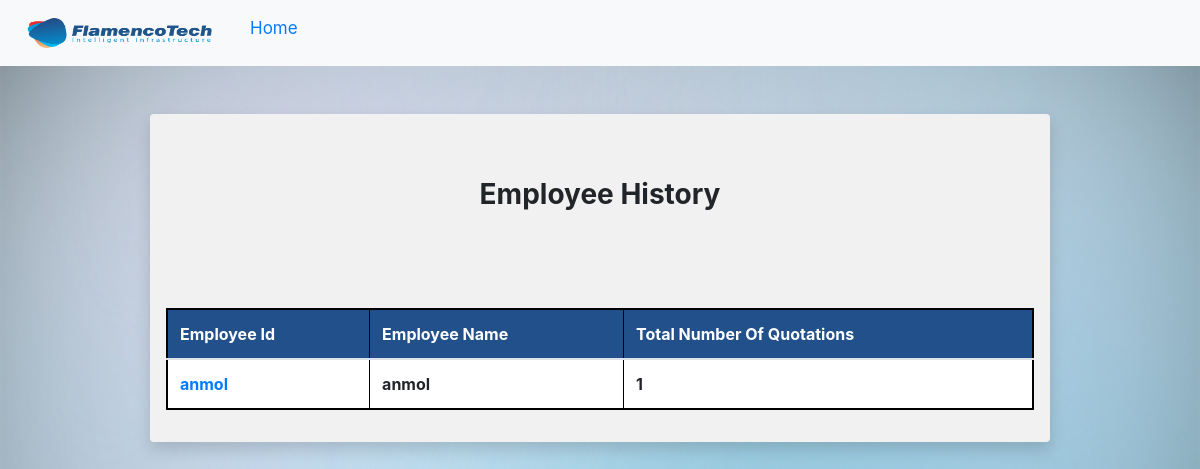
The app's page /admins/trackp/, older data.
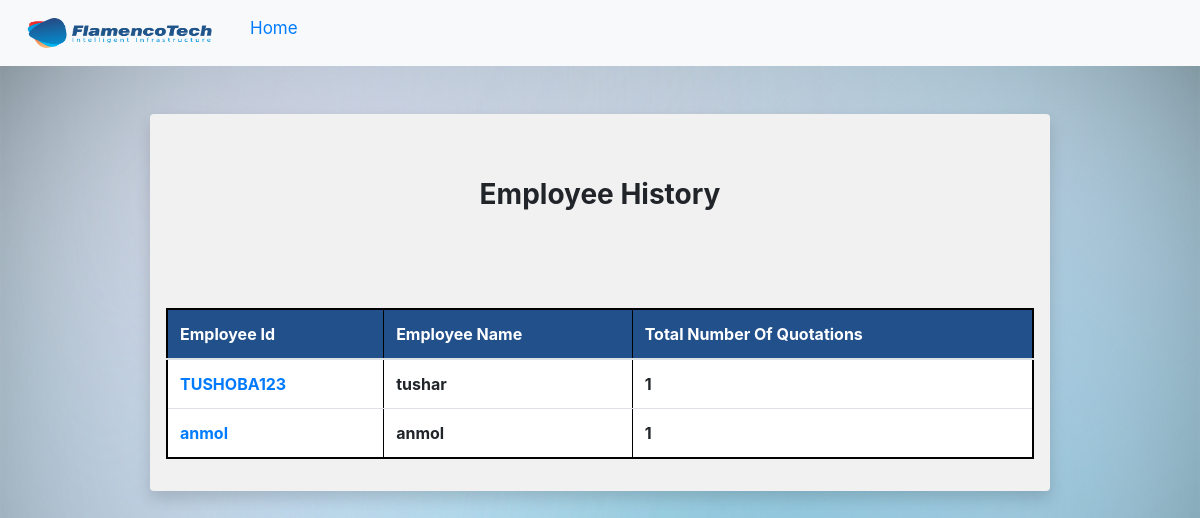
The same page, newer data.
### Admin1/models.py (models this page shows)
class Quotation(models.Model):
    ref_no=models.CharField(max_length=100,primary_key=True)
    pdf = models.FileField(upload_to ='pdfs/')
    excel = models.FileField(upload_to ='excels/')
    date=models.DateField(default=datetime.date.today())
    company_name=models.CharField(max_length=100)
    input_data=models.TextField(max_length=500)
    user_name = models.CharField(max_length=50)
    emp_name=models.CharField(max_length=50)
    _Trays2=models.CharField(max_length=200,default="")
    _Bms_Trays=models.CharField(max_length=200,default="")
    _Bms_Piping=models.CharField(max_length=200,default="")
    _Bms_Cabling=models.CharField(max_length=200,default="")
    _Bms_Sensors=models.CharField(max_length=200,default="")
    _Ddc=models.CharField(max_length=200,default="")
    _Ethernet=models.CharField(max_length=200,default="")
    _Fiber=models.CharField(max_length=200,default="")
    _Active=models.CharField(max_length=200,default="")
    _Efforts=models.CharField(max_length=200,default="")
    _Others=models.CharField(max_length=200,default="")
    _Third_Party=models.CharField(max_length=200,default="")

### Admin1/views.py (the view)
# urls.py: path('trackp/',views.trackp,name='trackp'),
def trackp(request):
	result = (Quotation.objects.values('user_name','emp_name').annotate(dcount=Count('user_name')).order_by())
	context={'entries':result}
	return render(request,'Admin1/trackp.html',context)

### templates/Admin1/trackp.html (shortened to what this page needs)
<!DOCTYPE html>
<html lang="en">
<head>
    <link rel="stylesheet" href="https://cdn.jsdelivr.net/npm/bootstrap@4.1.3/dist/css/bootstrap.min.css"
>
</head>
<body>
    <nav class="navbar navbar-expand-lg navbar-light bg-light">
      <div class="collapse navbar-collapse" id="navbarSupportedContent">
        <ul class="navbar-nav mr-auto">
            <li>
                <a class="navbar-brand" href="https://www.flamencotech.com/" target="_blank" style="display: flex;align-items: center;
                padding: 5px;">
                 <img src="/static/f1.png" alt="" width="200" height="40" >
              </a>
              </li>
          <li class="nav-item active">
            <a class="nav-link text-primary" href="/admins/"
              >Home<span class="sr-only">(current)</span></a
            >
          </li>
        </ul>
      </div>
    </nav>
    <div style="width: 900px;background-color: rgb(241, 241, 241);" class="container my-5 shadow p-3 mb-5 rounded">
        <div style="text-align: center;" class="container my-5">
            <h3><b>Employee History</b></h3>
        </div>
        <table <div class="container my-5 ">
            <form class="my-5">
                <table class="table table-secondary" border="1" style="border:2px solid rgb(0, 0, 0)">
                    <thead>
                        <tr style="background-color: #22508b;color:white">
                            <th scope="col">Employee Id</th>
                            <th scope="col">Employee Name</th>
                            <th scope="col">Total Number Of Quotations</th>
                        </tr>
                    </thead>
                    <tbody style="background-color:white;">
                        {% for entry in entries %}
                        <tr>
                            <th scope="row"><a href="/admins/historycheck/{{entry.user_name}}">{{entry.user_name}}</a></th>
                            <th scope="row">{{entry.emp_name}}</th>
                            <th scope="row">{{entry.dcount}}</th>
                        </tr>
                        {% endfor %}
                    </tbody>
                </table>
            </form>
    </div>
</body>
</html>

### templates/Admin1/trackp.html (style rules this page uses)
body { background-image: url("/static/b1.png"); background-repeat: no-repeat; background-attachment: fixed; background-size: 100% 100%; }
.navbar .nav-item a { font-size: 17px; position: relative; display: inline-block; outline: none; text-decoration: none; text-shadow: 0 0 1px rgba(255,255,255,0.3); }
.navbar .nav-item a::before { color: rgba(255,255,255,0.3); text-shadow: 0 0 1px rgba(255,255,255,0.3); content: attr(data-hover); position: absolute; -webkit-transition: -webkit-transform 0.3s, opacity 0.3s; -moz-transition: -moz-transform 0.3s, opacity 0.3s; transition: transform 0.3s, opacity 0.3s; pointer-events: none; }
.navbar .nav-item a::after { content: ''; position: absolute; left: 0; bottom: 0; width: 100%; height: 2px; background: #205690; opacity: 0; -webkit-transform: translateY(5px); -moz-transform: translateY(5px); transform: translateY(5px); -webkit-transition: -webkit-transform 0.3s, opacity 0.3s; -moz-transition: -moz-transform 0.3s, opacity 0.3s; transition: transform 0.3s, opacity 0.3s; pointer-events: none; }
.navbar .nav-item a { font-size: 17px; }

Row changes from the older to the newer data that the page shows:
added Quotation: user_name "TUSHOBA123", emp_name "tushar", dcount "1"
